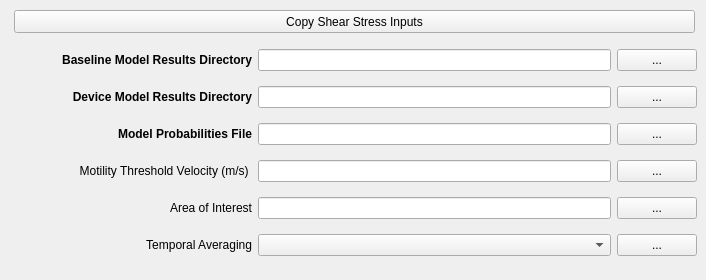
   <widget class="QWidget" name="Velocity_Module_2">
    <attribute name="title">
     <string>Velocity</string>
    </attribute>
    <widget class="QPushButton" name="copy_shear_to_velocity_button">
     <property name="geometry">
      <rect>
       <x>14</x>
       <y>10</y>
       <width>681</width>
       <height>23</height>
      </rect>
     </property>
     <property name="text">
      <string>Copy Shear Stress Inputs</string>
     </property>
    </widget>
    <widget class="QWidget" name="layoutWidget">
     <property name="geometry">
      <rect>
       <x>16</x>
       <y>40</y>
       <width>681</width>
       <height>231</height>
      </rect>
     </property>
     <layout class="QGridLayout" name="gridLayout_6" columnstretch="2,3,0">
      <item row="0" column="0">
       <widget class="QLabel" name="label_25">
        <property name="toolTip">
         <string>&lt;html&gt;&lt;head/&gt;&lt;body&gt;&lt;p&gt;Model results with marine energy devices present. Accepts a single NetCDF file or directory contining a collection of files.&lt;/p&gt;&lt;/body&gt;&lt;/html&gt;</string>
        </property>
        <property name="whatsThis">
         <string>&lt;html&gt;&lt;head/&gt;&lt;body&gt;&lt;p&gt;&lt;span style=&quot; font-weight:400;&quot;&gt;Select directory containing model simulations (.nc files) without MEC (marine energy converters).&lt;/span&gt;&lt;/p&gt;&lt;/body&gt;&lt;/html&gt;</string>
        </property>
        <property name="text">
         <string>&lt;html&gt;&lt;head/&gt;&lt;body&gt;&lt;p align=&quot;right&quot;&gt;&lt;span style=&quot; font-weight:600;&quot;&gt;Baseline Model Results Directory&lt;/span&gt;&lt;/p&gt;&lt;/body&gt;&lt;/html&gt;</string>
        </property>
       </widget>
      </item>
      <item row="0" column="1">
       <widget class="QLineEdit" name="velocity_device_not_present">
        <property name="font">
         <font>
          <pointsize>8</pointsize>
          <weight>50</weight>
          <bold>false</bold>
         </font>
        </property>
        <property name="text">
         <string/>
        </property>
        <property name="readOnly">
         <bool>true</bool>
        </property>
       </widget>
      </item>
      <item row="0" column="2">
       <widget class="QPushButton" name="velocity_no_device_pushButton">
        <property name="text">
         <string>...</string>
        </property>
       </widget>
      </item>
      <item row="1" column="0">
       <widget class="QLabel" name="label_26">
        <property name="toolTip">
         <string>&lt;html&gt;&lt;head/&gt;&lt;body&gt;&lt;p&gt;Model results with marine energy devices present. Accepts a single NetCDF file or directory contining a collection of files.&lt;/p&gt;&lt;/body&gt;&lt;/html&gt;</string>
        </property>
        <property name="whatsThis">
         <string>&lt;html&gt;&lt;head/&gt;&lt;body&gt;&lt;p&gt;&lt;span style=&quot; font-weight:400;&quot;&gt;Select directory containing model simulations (.nc files) with MEC (marine energy converters).&lt;/span&gt;&lt;/p&gt;&lt;/body&gt;&lt;/html&gt;</string>
        </property>
        <property name="text">
         <string>&lt;html&gt;&lt;head/&gt;&lt;body&gt;&lt;p align=&quot;right&quot;&gt;&lt;span style=&quot; font-weight:600;&quot;&gt;Device Model Results Directory&lt;/span&gt;&lt;/p&gt;&lt;/body&gt;&lt;/html&gt;</string>
        </property>
       </widget>
      </item>
      <item row="1" column="1">
       <widget class="QLineEdit" name="velocity_device_present">
        <property name="font">
         <font>
          <pointsize>8</pointsize>
          <weight>50</weight>
          <bold>false</bold>
         </font>
        </property>
        <property name="text">
         <string/>
        </property>
        <property name="readOnly">
         <bool>true</bool>
        </property>
       </widget>
      </item>
      <item row="1" column="2">
       <widget class="QPushButton" name="velocity_device_pushButton">
        <property name="text">
         <string>...</string>
        </property>
       </widget>
      </item>
      <item row="2" column="0">
       <widget class="QLabel" name="label_27">
        <property name="toolTip">
         <string>&lt;html&gt;&lt;head/&gt;&lt;body&gt;&lt;p&gt;CSV file of model runs and associated probabilities.&lt;/p&gt;&lt;p&gt;Optional if fine name properly formatted. See documentation.&lt;/p&gt;&lt;/body&gt;&lt;/html&gt;</string>
        </property>
        <property name="whatsThis">
         <string>&lt;html&gt;&lt;head/&gt;&lt;body&gt;&lt;p&gt;&lt;span style=&quot; font-weight:400;&quot;&gt;Select hydrodynamic probabilities file indicating the probabilty of each model run occuring.&lt;/span&gt;&lt;/p&gt;&lt;/body&gt;&lt;/html&gt;</string>
        </property>
        <property name="text">
         <string>&lt;html&gt;&lt;head/&gt;&lt;body&gt;&lt;p align=&quot;right&quot;&gt;&lt;span style=&quot; font-weight:600;&quot;&gt;Model Probabilities File&lt;/span&gt;&lt;/p&gt;&lt;/body&gt;&lt;/html&gt;</string>
        </property>
        <property name="wordWrap">
         <bool>true</bool>
        </property>
       </widget>
      </item>
      <item row="2" column="1">
       <widget class="QLineEdit" name="velocity_probabilities_file">
        <property name="font">
         <font>
          <pointsize>8</pointsize>
          <weight>50</weight>
          <bold>false</bold>
         </font>
        </property>
        <property name="text">
         <string/>
        </property>
        <property name="readOnly">
         <bool>true</bool>
        </property>
       </widget>
      </item>
      <item row="2" column="2">
       <widget class="QPushButton" name="velocity_probabilities_pushButton">
        <property name="text">
         <string>...</string>
        </property>
       </widget>
      </item>
      <item row="3" column="0">
       <widget class="QLabel" name="label_28">
        <property name="toolTip">
         <string>&lt;html&gt;&lt;head/&gt;&lt;body&gt;&lt;p&gt;[Optional]&lt;/p&gt;&lt;p&gt;Motility Receptor File (GeoTiff Raster or CSV file)&lt;/p&gt;&lt;/body&gt;&lt;/html&gt;</string>
        </property>
        <property name="whatsThis">
         <string>&lt;html&gt;&lt;head/&gt;&lt;body&gt;&lt;p&gt;&lt;span style=&quot; font-weight:400;&quot;&gt;Select velocity threshold file&lt;/span&gt;&lt;/p&gt;&lt;/body&gt;&lt;/html&gt;</string>
        </property>
        <property name="text">
         <string>&lt;html&gt;&lt;head/&gt;&lt;body&gt;&lt;p align=&quot;right&quot;&gt;Motility Threshold Velocity (m/s) &lt;/p&gt;&lt;/body&gt;&lt;/html&gt;</string>
        </property>
        <property name="wordWrap">
         <bool>true</bool>
        </property>
       </widget>
      </item>
      <item row="3" column="1">
       <widget class="QLineEdit" name="velocity_threshold_file">
        <property name="font">
         <font>
          <pointsize>8</pointsize>
          <weight>50</weight>
          <bold>false</bold>
         </font>
        </property>
        <property name="text">
         <string/>
        </property>
        <property name="readOnly">
         <bool>true</bool>
        </property>
       </widget>
      </item>
      <item row="3" column="2">
       <widget class="QPushButton" name="velocity_threshold_button">
        <property name="text">
         <string>...</string>
        </property>
       </widget>
      </item>
      <item row="4" column="0">
       <widget class="QLabel" name="label_29">
        <property name="toolTip">
         <string>&lt;html&gt;&lt;head/&gt;&lt;body&gt;&lt;p&gt;[Optional]&lt;/p&gt;&lt;p&gt;Classified GeoTIFF. For example, habbitat, vegetation, or marine species.&lt;/p&gt;&lt;/body&gt;&lt;/html&gt;</string>
        </property>
        <property name="whatsThis">
         <string>&lt;html&gt;&lt;head/&gt;&lt;body&gt;&lt;p&gt;&lt;span style=&quot; font-weight:400;&quot;&gt;Select risk layer file&lt;/span&gt;&lt;/p&gt;&lt;/body&gt;&lt;/html&gt;</string>
        </property>
        <property name="text">
         <string>&lt;html&gt;&lt;head/&gt;&lt;body&gt;&lt;p align=&quot;right&quot;&gt;Area of Interest&lt;/p&gt;&lt;/body&gt;&lt;/html&gt;</string>
        </property>
       </widget>
      </item>
      <item row="4" column="1">
       <widget class="QLineEdit" name="velocity_aoi_file">
        <property name="font">
         <font>
          <pointsize>8</pointsize>
          <weight>50</weight>
          <bold>false</bold>
         </font>
        </property>
        <property name="text">
         <string/>
        </property>
        <property name="readOnly">
         <bool>true</bool>
        </property>
       </widget>
      </item>
      <item row="4" column="2">
       <widget class="QPushButton" name="velocity_risk_pushButton">
        <property name="text">
         <string>...</string>
        </property>
       </widget>
      </item>
      <item row="5" column="0">
       <widget class="QLabel" name="label_7">
        <property name="toolTip">
         <string>&lt;html&gt;&lt;head/&gt;&lt;body&gt;&lt;p&gt;&lt;span style=&quot; font-weight:400;&quot;&gt;Selects the temporal averaging applied to model time series results.&lt;/span&gt;&lt;/p&gt;&lt;p&gt;Maximum&lt;span style=&quot; font-weight:400;&quot;&gt; : Maximum value over time&lt;/span&gt;&lt;/p&gt;&lt;p&gt;Mean&lt;span style=&quot; font-weight:400;&quot;&gt; : Mean value over time&lt;/span&gt;&lt;/p&gt;&lt;p&gt;Final Timestep&lt;span style=&quot; font-weight:400;&quot;&gt; : Final simulated time&lt;/span&gt;&lt;/p&gt;&lt;/body&gt;&lt;/html&gt;</string>
        </property>
        <property name="whatsThis">
         <string>&lt;html&gt;&lt;head/&gt;&lt;body&gt;&lt;p&gt;&lt;span style=&quot; font-weight:400;&quot;&gt;Select the method of determining the shear stress to use. &lt;/span&gt;&lt;/p&gt;&lt;p&gt;&lt;span style=&quot; font-weight:400;&quot;&gt;Maximum of time series for each cell&lt;/span&gt;&lt;/p&gt;&lt;p&gt;&lt;span style=&quot; font-weight:400;&quot;&gt;Mean of time series for each cell&lt;/span&gt;&lt;/p&gt;&lt;p&gt;&lt;span style=&quot; font-weight:400;&quot;&gt;or value corresponding to final timestep&lt;/span&gt;&lt;/p&gt;&lt;/body&gt;&lt;/html&gt;</string>
        </property>
        <property name="text">
         <string>&lt;html&gt;&lt;head/&gt;&lt;body&gt;&lt;p align=&quot;right&quot;&gt;Temporal Averaging&lt;/p&gt;&lt;/body&gt;&lt;/html&gt;</string>
        </property>
       </widget>
      </item>
      <item row="5" column="1">
       <widget class="QComboBox" name="velocity_averaging_combobox">
        <property name="font">
         <font>
          <pointsize>8</pointsize>
          <weight>50</weight>
          <bold>false</bold>
         </font>
        </property>
       </widget>
      </item>
      <item row="5" column="2">
       <widget class="QPushButton" name="velocity_risk_pushButton_2">
        <property name="text">
         <string>...</string>
        </property>
       </widget>
      </item>
     </layout>
    </widget>
   </widget>
